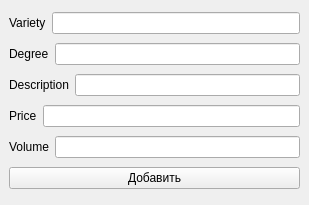
<?xml version="1.0" encoding="UTF-8"?>
<ui version="4.0">
 <class>MainWindow</class>
 <widget class="QMainWindow" name="MainWindow">
  <property name="geometry">
   <rect>
    <x>0</x>
    <y>0</y>
    <width>309</width>
    <height>205</height>
   </rect>
  </property>
  <property name="windowTitle">
   <string>Добавить запись</string>
  </property>
  <widget class="QWidget" name="centralwidget">
   <layout class="QVBoxLayout" name="verticalLayout">
    <item>
     <layout class="QHBoxLayout" name="horizontalLayout_4">
      <item>
       <widget class="QLabel" name="label_4">
        <property name="text">
         <string>Variety</string>
        </property>
       </widget>
      </item>
      <item>
       <widget class="QLineEdit" name="lineEdit_4"/>
      </item>
     </layout>
    </item>
    <item>
     <layout class="QHBoxLayout" name="horizontalLayout_2">
      <item>
       <widget class="QLabel" name="label_2">
        <property name="text">
         <string>Degree</string>
        </property>
       </widget>
      </item>
      <item>
       <widget class="QLineEdit" name="lineEdit_2"/>
      </item>
     </layout>
    </item>
    <item>
     <layout class="QHBoxLayout" name="horizontalLayout_3">
      <item>
       <widget class="QLabel" name="label_3">
        <property name="text">
         <string>Description</string>
        </property>
       </widget>
      </item>
      <item>
       <widget class="QLineEdit" name="lineEdit_3"/>
      </item>
     </layout>
    </item>
    <item>
     <layout class="QHBoxLayout" name="horizontalLayout_5">
      <item>
       <widget class="QLabel" name="label_5">
        <property name="text">
         <string>Price</string>
        </property>
       </widget>
      </item>
      <item>
       <widget class="QLineEdit" name="lineEdit_5"/>
      </item>
     </layout>
    </item>
    <item>
     <layout class="QHBoxLayout" name="horizontalLayout_6">
      <item>
       <widget class="QLabel" name="label_6">
        <property name="text">
         <string>Volume</string>
        </property>
       </widget>
      </item>
      <item>
       <widget class="QLineEdit" name="lineEdit_6"/>
      </item>
     </layout>
    </item>
    <item>
     <widget class="QPushButton" name="pushButton">
      <property name="text">
       <string>Добавить</string>
      </property>
     </widget>
    </item>
   </layout>
  </widget>
 </widget>
 <resources/>
 <connections/>
</ui>
